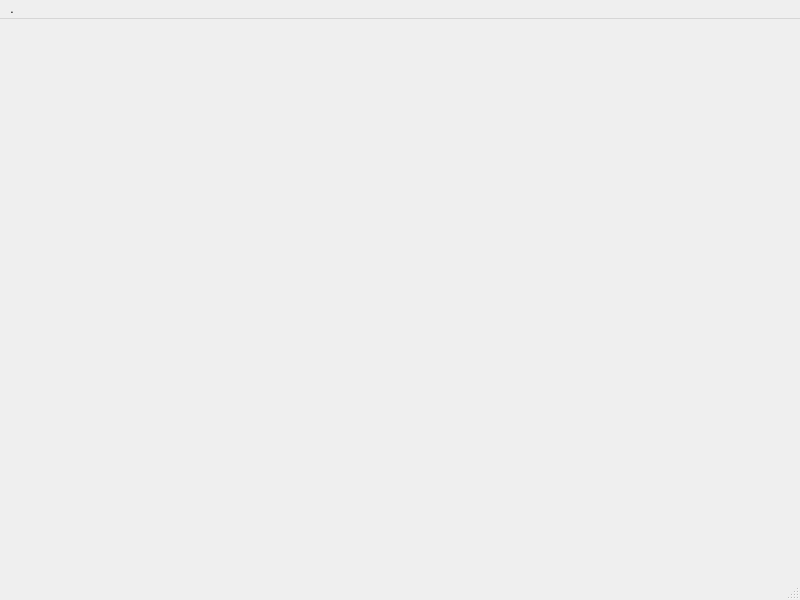
<?xml version="1.0" encoding="UTF-8"?>
<ui version="4.0">
 <class>MainWindow</class>
 <widget class="QMainWindow" name="MainWindow">
  <property name="geometry">
   <rect>
    <x>0</x>
    <y>0</y>
    <width>800</width>
    <height>600</height>
   </rect>
  </property>
  <property name="windowTitle">
   <string>MainWindow</string>
  </property>
  <widget class="QWidget" name="centralwidget"/>
  <widget class="QMenuBar" name="menubar">
   <property name="geometry">
    <rect>
     <x>0</x>
     <y>0</y>
     <width>800</width>
     <height>26</height>
    </rect>
   </property>
   <widget class="QMenu" name="menuSudoku_Solver">
    <property name="title">
     <string>.</string>
    </property>
   </widget>
   <addaction name="menuSudoku_Solver"/>
  </widget>
  <widget class="QStatusBar" name="statusbar"/>
 </widget>
 <resources/>
 <connections/>
</ui>
